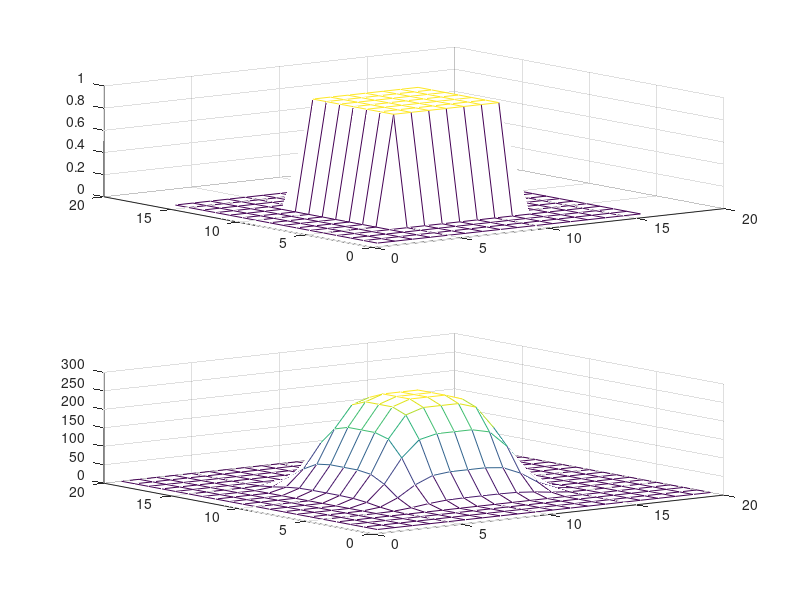

This chart was generated by the following MATLAB code: (Note: this script raises an error after producing the figure.)
h1 = [1 2 1];
h2 = [1 0 -1];
h3 = conv(h1,h1);
hA = h1*h1';
hB = h1*h2';
hC = h3'*h3;

size(hA)
size(hB)
size(hC)

A1 = zeros(16);
A1(5:11,5:11) = ones(7);

figure()
subplot(2,1,1)
mesh(A1);
y=conv2(hC, A1);

subplot(2,1,2)
mesh(y)
i1=imread('4.1.05.tiff');

size(i1)
imshow(i1)